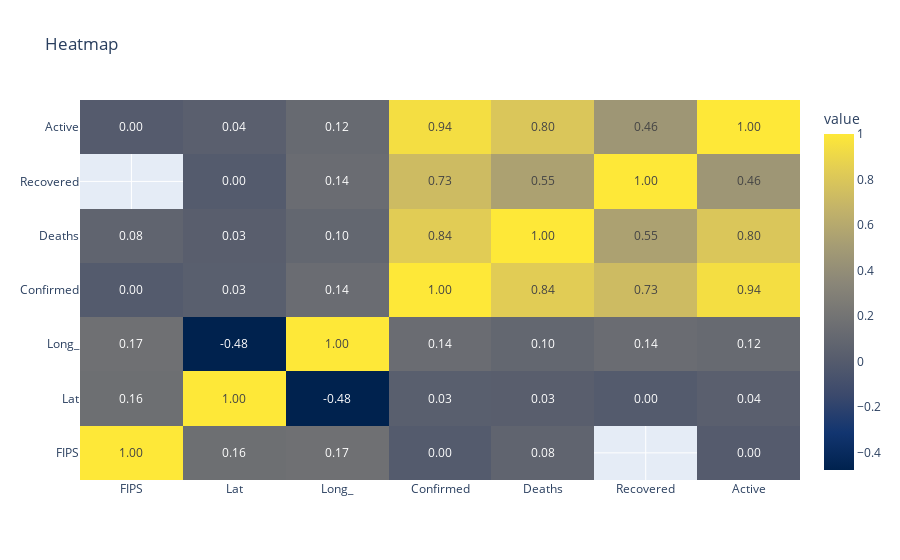

The notebook cell saved with this chart:
### Code cell
# graph_object방식

import plotly.graph_objects as go

fig = go.Figure(
    
)

fig.add_trace(
    go.Heatmap(
        x=doc2.columns,
        y=doc2.index,
        z=doc2.values,
        #colorscale="Viridis",
        colorscale="Cividis",
        colorbar={
            "title": "value"
        },
        text=doc2.values,
        texttemplate="%{z:.2f}",
        hovertemplate="X:%{x}<br>Y:%{y}<br>Value:%{z:.2f}<br>Custom Info"
    )
)

fig.update_layout(
    title="Heatmap"
)

fig.show()

### Figure 1 — Plotly figure (JSON) as saved in the notebook; plotly's stock layout.template omitted (floating-point values rounded to 4 significant figures)
{"data": [{"colorbar": {"title": {"text": "value"}}, "colorscale": [[0, "#00224e"], [0.1111, "#123570"], [0.2222, "#3b496c"], [0.3333, "#575d6d"], [0.4444, "#707173"], [0.5556, "#8a8678"], [0.6667, "#a59c74"], [0.7778, "#c3b369"], [0.8889, "#e1cc55"], [1, "#fee838"]], "hovertemplate": "X:%{x}<br>Y:%{y}<br>Value:%{z:.2f}<br>Custom Info", "text": [[1, 0.1607, 0.1715, -0.0005036, 0.07647, null, 0.002718], [0.1607, 1, -0.4764, 0.02939, 0.02631, -0.002781, 0.03563], [0.1715, -0.4764, 1, 0.1411, 0.09692, 0.1419, 0.1197], [-0.0005036, 0.02939, 0.1411, 1, 0.8372, 0.7273, 0.9425], [0.07647, 0.02631, 0.09692, 0.8372, 1, 0.5469, 0.7965], [null, -0.002781, 0.1419, 0.7273, 0.5469, 1, 0.4625], [0.002718, 0.03563, 0.1197, 0.9425, 0.7965, 0.4625, 1]], "texttemplate": "%{z:.2f}", "type": "heatmap", "x": ["FIPS", "Lat", "Long_", "Confirmed", "Deaths", "Recovered", "Active"], "y": ["FIPS", "Lat", "Long_", "Confirmed", "Deaths", "Recovered", "Active"], "z": [[1, 0.1607, 0.1715, -0.0005036, 0.07647, null, 0.002718], [0.1607, 1, -0.4764, 0.02939, 0.02631, -0.002781, 0.03563], [0.1715, -0.4764, 1, 0.1411, 0.09692, 0.1419, 0.1197], [-0.0005036, 0.02939, 0.1411, 1, 0.8372, 0.7273, 0.9425], [0.07647, 0.02631, 0.09692, 0.8372, 1, 0.5469, 0.7965], [null, -0.002781, 0.1419, 0.7273, 0.5469, 1, 0.4625], [0.002718, 0.03563, 0.1197, 0.9425, 0.7965, 0.4625, 1]]}], "layout": {"title": {"text": "Heatmap"}}}
